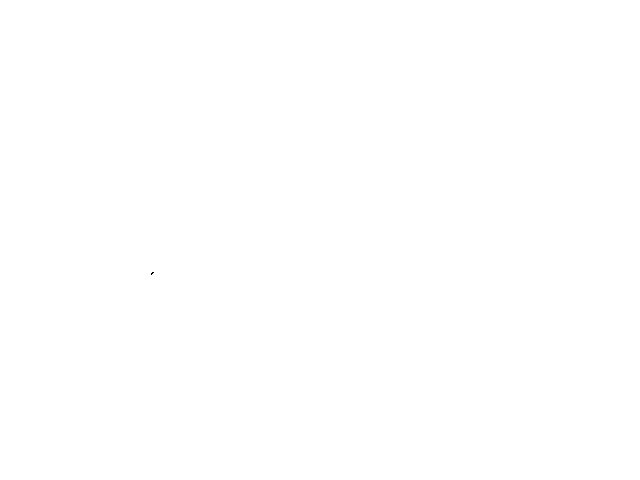
Frame 1 (no input)
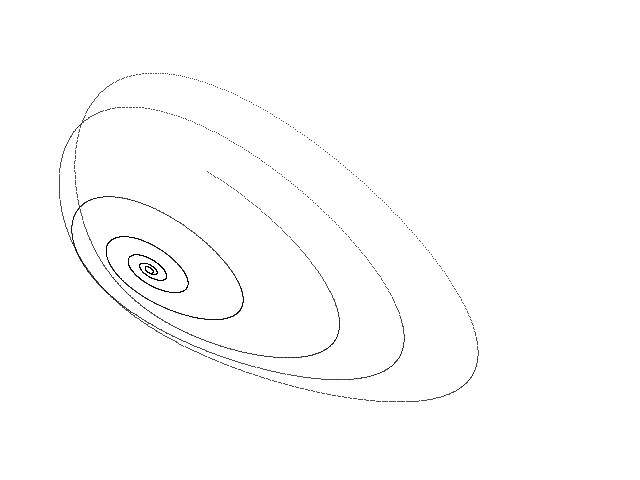
Frame 60 (the mouse pressed at the canvas centre just before this capture)
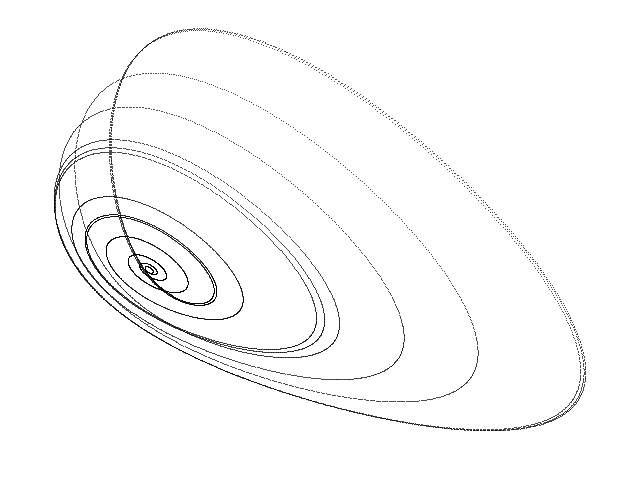
Frame 120 (the mouse held since frame 60 and released just before this capture)

The Processing sketch that drew these frames (run headless with seeded random() and noise(); from frame 60 on, the mouse is pressed at the canvas centre):

// Processing sketch: Sprott_Linz_J
// ── Sprott_Linz_J.pde
// Sprott-Linz J chaotic attractor //

  float x = 0.1;
  float y = 0.1;
  float z = 0.1;
  float dt = 0.006;
  float a = 2.0;


void setup() {
  
  size(640, 480);
  background(255);
  
}

void draw() {
  
  for (int i=0; i<100; i++) {
    
    float nx = x;
    float ny = y;
    float nz = z;
    
    x = nx + dt * (a * nz);
    y = ny + dt * (-a * ny + nz);
    z = nz + dt * (-nx + ny + pow(ny, 2.0)); 
  
    point(150 + (15 * x), 270 + (42 * y));
        
  }

}
